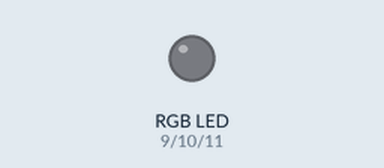
A sketch run on a simulated Arduino Uno, built with avr-gcc and run on an emulated ATmega328P. Parts: an RGB LED mixed from three pins (HIGH = lit).

Above: at 0.1 s.
At 2.1 s:
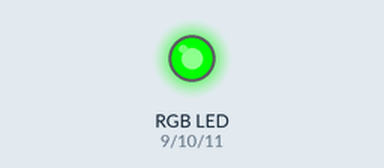
At 4.1 s:
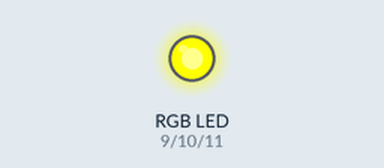
At 6.1 s:
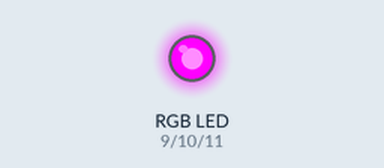
At 18.8 s:
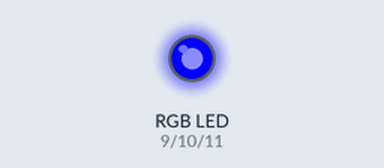
At 38.5 s:
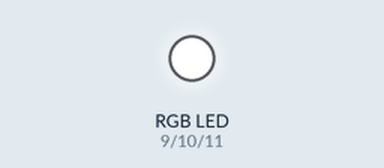
Timing chart, 0 to 40.0 s (numbered marks = the images above):
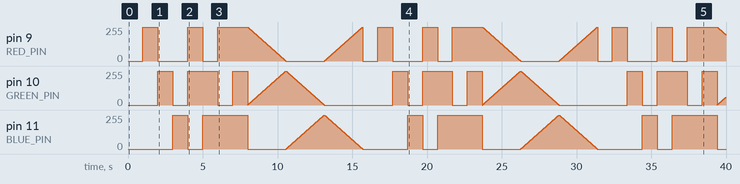

Measured:
- by itself, pin 9 (RED_PIN): 0/255 → 255/255 at 1.0 s, → 0/255 1.0 s later, → 255/255 2.0 s later, → 0/255 1.0 s later, … (1096 changes in this stretch)
- by itself, pin 11 (BLUE_PIN): 0/255 → 255/255 at 3.0 s, → 0/255 1.0 s later, → 255/255 1.0 s later, → 0/255 3.0 s later, … (1032 changes in this stretch)

The sketch:

circuit3RGBLED.ino
```cpp
/*
Barbara Compagnoni
P-Comp: RGB LED

  Make an RGB LED display a rainbow of colors!

*/


//  a "constant" value that will never change.
const int RED_PIN = 9;
const int GREEN_PIN = 10;
const int BLUE_PIN = 11;

// This variable controls how fast we loop through the colors.
int DISPLAY_TIME = 100;  // In milliseconds


void setup()//runs once
{
  //set LED to be outputs:
  pinMode(RED_PIN, OUTPUT);
  pinMode(GREEN_PIN, OUTPUT);
  pinMode(BLUE_PIN, OUTPUT);
}


void loop()
{
  //Call function mainColors
  mainColors();
  //runs function show spectrum
  showSpectrum();
}


// Here's the mainColors() function we've written.

// This function displays the eight "main" colors that the RGB LED
// can produce. If you'd like to use one of these colors in your
// own sketch, you cancopy and paste that section into your code.

void mainColors()
{
  // Off (all LEDs off):

  digitalWrite(RED_PIN, LOW);
  digitalWrite(GREEN_PIN, LOW);
  digitalWrite(BLUE_PIN, LOW);

  delay(1000);

  // Red (turn just the red LED on):

  digitalWrite(RED_PIN, HIGH);
  digitalWrite(GREEN_PIN, LOW);
  digitalWrite(BLUE_PIN, LOW);

  delay(1000);

  // Green (turn just the green LED on):

  digitalWrite(RED_PIN, LOW);
  digitalWrite(GREEN_PIN, HIGH);
  digitalWrite(BLUE_PIN, LOW);

  delay(1000);

  // Blue (turn just the blue LED on):

  digitalWrite(RED_PIN, LOW);
  digitalWrite(GREEN_PIN, LOW);
  digitalWrite(BLUE_PIN, HIGH);

  delay(1000);

  // Yellow (turn red and green on):

  digitalWrite(RED_PIN, HIGH);
  digitalWrite(GREEN_PIN, HIGH);
  digitalWrite(BLUE_PIN, LOW);

  delay(1000);

  // Cyan (turn green and blue on):

  digitalWrite(RED_PIN, LOW);
  digitalWrite(GREEN_PIN, HIGH);
  digitalWrite(BLUE_PIN, HIGH);

  delay(1000);

  // Purple (turn red and blue on):

  digitalWrite(RED_PIN, HIGH);
  digitalWrite(GREEN_PIN, LOW);
  digitalWrite(BLUE_PIN, HIGH);

  delay(1000);

  // White (turn all the LEDs on):

  digitalWrite(RED_PIN, HIGH);
  digitalWrite(GREEN_PIN, HIGH);
  digitalWrite(BLUE_PIN, HIGH);

  delay(1000);
}


// showSpectrum()

// This function steps through all the colors of the RGB LED.
// It does this by stepping a variable from 0 to 768 (the total
// number of colors), and repeatedly calling showRGB() to display
// the individual colors.

void showSpectrum()
{
  int x;  // define an integer variable called "x"

  // Now we'll use a for() loop to make x count from 0 to 767
  // (Note that there's no semicolon after this line!
  // That's because the for() loop will repeat the next
  // "statement", which in this case is everything within
  // the following brackets {} )

  for (x = 0; x < 768; x++)

  // Each time we loop (with a new value of x), do the following:

  {
    showRGB(x);  // Call RGBspectrum() with our new x
    delay(10);   // Delay for 10 ms (1/100th of a second)
  }
}


// showRGB()

// This function translates a number between 0 and 767 into a
// specific color on the RGB LED. If you have this number count
// through the whole range (0 to 767), the LED will smoothly
// change color through the entire spectrum.

// The "base" numbers are:
// 0   = pure red
// 255 = pure green
// 511 = pure blue
// 767 = pure red (again)

void showRGB(int color)
{
  int redIntensity;
  int greenIntensity;
  int blueIntensity;

  // Here we'll use an "if / else" statement to determine which
  // of the three (R,G,B) zones x falls into. Each of these zones
  // spans 255 because analogWrite() wants a number from 0 to 255.

  // In each of these zones, we'll calculate the brightness
  // for each of the red, green, and blue LEDs within the RGB LED.

  if (color <= 255)          // zone 1
  {
    redIntensity = 255 - color;    // red goes from on to off
    greenIntensity = color;        // green goes from off to on
    blueIntensity = 0;             // blue is always off
  }
  else if (color <= 511)     // zone 2
  {
    redIntensity = 0;                     // red is always off
    greenIntensity = 255 - (color - 256); // green on to off
    blueIntensity = (color - 256);        // blue off to on
  }
  else // color >= 512       // zone 3
  {
    redIntensity = (color - 512);         // red off to on
    greenIntensity = 0;                   // green is always off
    blueIntensity = 255 - (color - 512);  // blue on to off
  }

  // Now that the brightness values have been set, command the LED
  // to those values

  analogWrite(RED_PIN, redIntensity);
  analogWrite(BLUE_PIN, blueIntensity);
  analogWrite(GREEN_PIN, greenIntensity);
}
```
